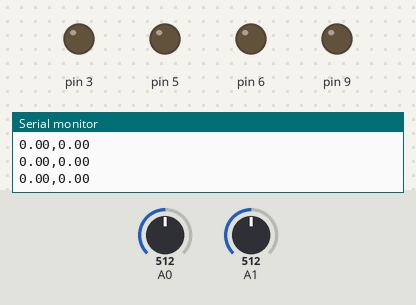
Bench run of a sketch on a simulated Arduino Uno, built with avr-gcc and run on an emulated ATmega328P. Shown: output pins drawn as LEDs (lit = HIGH), the last lines printed to the serial monitor. The test bench sets the inputs (shaded band); at power-on: A0 = 512, A1 = 512.

Above: at 1.2 s.
1.3 s: A0 set to 716
At 2.8 s:
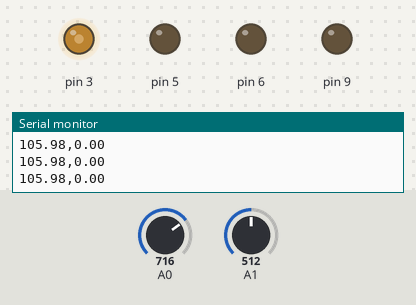
4.3 s: A1 set to 306
At 5.4 s:
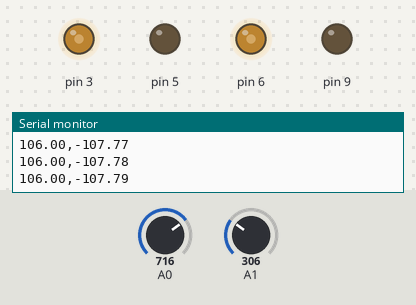
7.3 s: A0 set to 900
At 8.8 s:
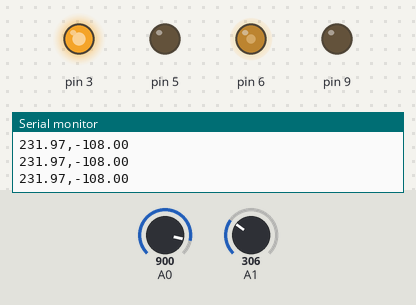
10.3 s: A1 set to 122
At 12.6 s:
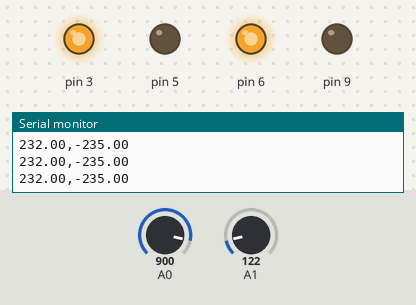
13.3 s: A0 set to 511
At 15.1 s:
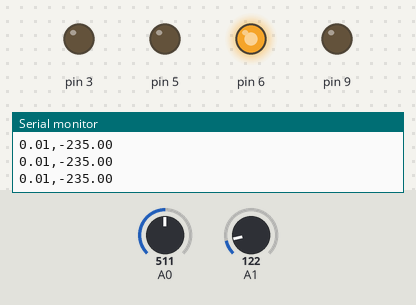
16.3 s: A1 set to 511
At 16.45 s:
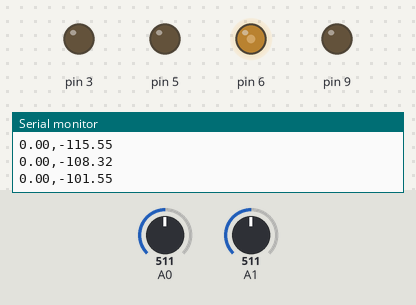
Timing chart, 0 to 19.3 s (numbered marks = the images above; inputs shaded):
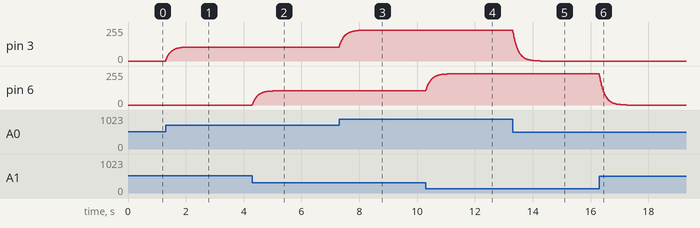

The sketch:

001.ino
```cpp
float stick1;
float stick2;
float stick1Filtered;
float stick2Filtered;

void setup() {

  pinMode(3, OUTPUT);
  pinMode(5, OUTPUT);
  pinMode(6, OUTPUT);
  pinMode(9, OUTPUT);

  Serial.begin(115200);

}

void loop() {

  stick1 = analogRead(A0);
  stick2 = analogRead(A1);

  stick1 = thresholdStick(stick1);
  stick2 = thresholdStick(stick2);

  stick1Filtered = filter(stick1, stick1Filtered, 15);
  stick2Filtered = filter(stick2, stick2Filtered, 15);

  Serial.print(stick1Filtered);
  Serial.print(",");
  Serial.print(stick2Filtered);
  Serial.println();

  // drive motor

  if (stick1Filtered > 0) {
    analogWrite(3, stick1Filtered);
    analogWrite(5, 0);
  }
  else if (stick1Filtered < 0) {
    float stick1Filtereda;
    stick1Filtereda = abs(stick1Filtered);
    analogWrite(5, stick1Filtereda);
    analogWrite(3, 0);
  }
  else {
    analogWrite(5, 0);
    analogWrite(3, 0);
  }

  //steering

  if (stick2Filtered > 0) {
    analogWrite(9, stick2Filtered);
    analogWrite(6, 0);
  }
  else if (stick2Filtered < 0) {
    float stick2Filtereda;
    stick2Filtereda = abs(stick2Filtered);
    analogWrite(6, stick2Filtereda);
    analogWrite(9, 0);
  }
  else {
    analogWrite(6, 0);
    analogWrite(9, 0);
  }

  delay(10);


}
```

thresholdSticks.ino
```cpp
int thresholdStick (int pos) {

    // get zero centre position
    pos = pos - 512;

    // threshold value for control sticks
    if (pos > 50) {
      pos = pos -50;
    }
    else if (pos < -50) {
      pos = pos +50;
    }
    else {
      pos = 0;
    }

    pos = map(pos, -370,370,-255,255);
    pos = constrain(pos,-255,255);

    return pos;
}


// motion filter to filter motions and compliance

float filter(float prevValue, float currentValue, int filter) {
  float lengthFiltered =  (prevValue + (currentValue * filter)) / (filter + 1);
  return lengthFiltered;
}
```

Measured:
- after the input at 1.3 s, pin 3: moves from 0/255 to 105/255 over 0.81 s, starting at once
- after the input at 4.3 s, pin 6: moves from 0/255 to 107/255 over 0.82 s, starting at once
- after the input at 7.3 s, pin 3: moves from 105/255 to 231/255 over 0.85 s, starting at once
- after the input at 10.3 s, pin 6: moves from 107/255 to 234/255 over 0.86 s, starting at once
- after the input at 13.3 s, pin 3: moves from 231/255 to 0/255 over 0.96 s, starting at once
- after the input at 16.3 s, pin 6: moves from 234/255 to 0/255 over 0.95 s, starting at once
